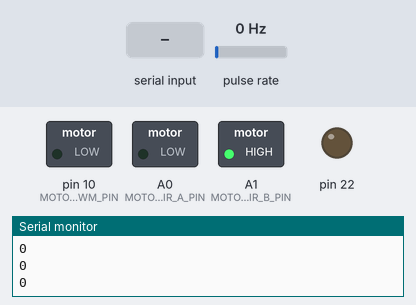
Recording of a sketch running on a simulated Arduino Uno, built with avr-gcc and run on an emulated ATmega328P. Shown: switched loads named in the sketch (green lamp = pin HIGH), output pins drawn as LEDs (lit = HIGH), the last lines printed to the serial monitor. Wiring (inferred from the names in the program): pulse sensor: data pin 3. The test bench sets the inputs (shaded band); at power-on: pulse rate 0 Hz. Pins used as bus, display or sensor lines are not drawn.

Above: at 1.2 s.
1.3 s: "90,45\n" received over Serial
At 2.5 s:
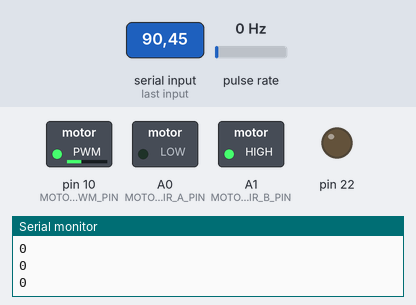
2.8 s: "30,150\n" received over Serial
At 3.6 s:
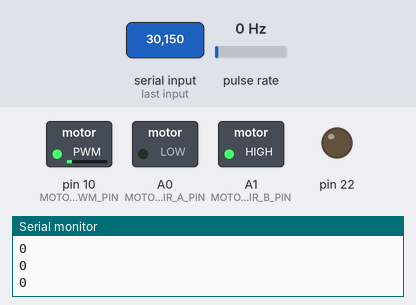
4.3 s: "200\n" received over Serial
At 4.7 s:
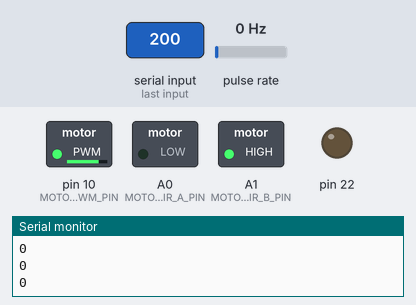
5.8 s: "90\n" received over Serial
At 7.2 s:
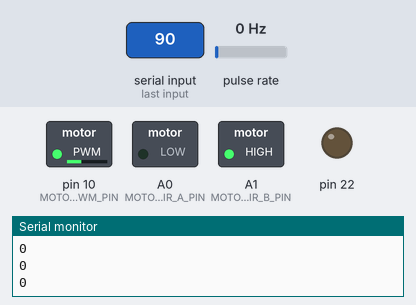
Timing chart, 0 to 12.3 s (numbered marks = the images above; inputs shaded):
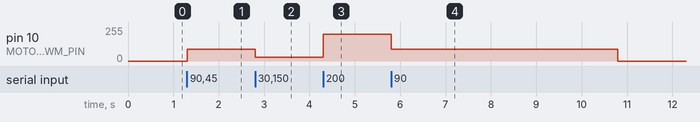

Measured:
- after the input at 1.3 s, pin 10 (MOTOR_PWM_PIN): 0/255 → 90/255 at once
- after the input at 2.8 s, pin 10 (MOTOR_PWM_PIN): 90/255 → 30/255 at once
- after the input at 4.3 s, pin 10 (MOTOR_PWM_PIN): 30/255 → 200/255 at once
- after the input at 5.8 s, pin 10 (MOTOR_PWM_PIN): 200/255 → 90/255 at once, → 0/255 5.0 s later

The sketch:

GpioExtender.ino
```cpp
#include "motor.h"
#include "pins.h"

void setup()
{
	Serial.begin(115200);

	pinMode(VCC_PIN, OUTPUT);
	digitalWrite(VCC_PIN, HIGH);
	pinMode(GND_PIN, OUTPUT);
	digitalWrite(GND_PIN, LOW);

	Motor.Init();
}

unsigned long lastTxTime = 0;
unsigned long lastRxTime = 0;
int pwm = 0;

#define BUFFERSIZE 32

static void pollSerial(void)
{
	static char buffer[BUFFERSIZE];
	static char index = 0;

	while (Serial.available())
	{
		char data = Serial.read();
		if ((data == '\n') || (data == '\r'))
		{
			char next = Serial.peek();
			if ((next == '\n') || (next == '\r'))
			{
				Serial.read();
			}
			pwm = atoi(buffer);
			if ((pwm < -255) || (pwm > 255))
			{
				pwm = 0;
			}
			buffer[0] = '\0';
			index = 0;
			lastRxTime = millis();
		}
		else if (isprint(data))
		{
			if (index < BUFFERSIZE)
			{
				buffer[index++] = data;
				buffer[index] = '\0';
			}
		}
	}
}
void loop()
{
	static int lastRpm = -1, cntr = 0;
	pollSerial();

	if ((millis() - lastRxTime) > 5000)
	{
		Motor.Update(0);
	}
	else
	{
		Motor.Update(pwm);
	}
	if ((millis() - lastTxTime) > 10)
	{
		int rpm = Motor.GetRpm();
		if ((rpm != lastRpm) || (cntr >= 50))
		{
			Serial.println(rpm);
			lastRpm = rpm;
			cntr = 0;
		}
		cntr++;
		lastTxTime = millis();
	}
}
```

motor.cpp
```cpp
#include "motor.h"
#include "pins.h"
_Motor Motor;

#define ALPHA 0.10

// Direct PWM change variables
#define PWM10  OCR1B

// Frequency modes for TIMER4
#define PWM187k 1   // 187500 Hz
#define PWM94k  2   //  93750 Hz
#define PWM47k  3   //  46875 Hz
#define PWM23k  4   //  23437 Hz
#define PWM12k  5   //  11719 Hz
#define PWM6k   6   //   5859 Hz
#define PWM3k   7   //   2930 Hz

// Configure the PWM clock
// The argument is one of the 5 previously defined modes
void pwm91011configure(int mode)
{
	// TCCR1A configuration
	//  00 : Channel A disabled D9
	//  00 : Channel B disabled D10
	//  00 : Channel C disabled D11
	//  01 : Fast PWM 8 bit
	TCCR1A = 1;

	// TCCR1B configuration
	// Clock mode and Fast PWM 8 bit
	TCCR1B = mode | 0x08;

	// TCCR1C configuration
	TCCR1C = 0;
}

// Set PWM to D10
// Argument is PWM between 0 and 255
void pwmSet10(int value)
{
	OCR1B = value;   // Set PWM value
	DDRB |= 1 << 6;    // Set Output Mode B6
	TCCR1A |= 0x20;  // Set PWM value
}

void _Motor::Init()
{
	digitalWrite(MOTOR_DIR_A_PIN, HIGH);
	pinMode(MOTOR_DIR_A_PIN, OUTPUT);
	digitalWrite(MOTOR_DIR_B_PIN, HIGH);
	pinMode(MOTOR_DIR_B_PIN, OUTPUT);
	pinMode(MOTOR_PWM_PIN, OUTPUT);

	pwm91011configure(PWM23k);
	pwmSet10(0);


	pinMode(ENCODER_IRQ_PIN, INPUT);
	pinMode(ENCODER_DIRECTION_PIN, INPUT);
	digitalWrite(ENCODER_IRQ_PIN, HIGH);
	digitalWrite(ENCODER_DIRECTION_PIN, HIGH);
	attachInterrupt(digitalPinToInterrupt(ENCODER_IRQ_PIN), EncoderTick, FALLING);

	Tick = 0;
	lastSetpoint = -1;
	lastTick = 0;
	lastMicros = 0;
	rpm = 0;
}

void _Motor::Update(const int setpoint)
{
	if (setpoint != lastSetpoint)
	{
		if (setpoint < 0)
		{
			digitalWrite(MOTOR_DIR_A_PIN, HIGH);
		}
		else
		{
			digitalWrite(MOTOR_DIR_A_PIN, LOW);
		}

		if (setpoint < 0)
		{
			digitalWrite(MOTOR_DIR_B_PIN, LOW);
		}
		else
		{
			digitalWrite(MOTOR_DIR_B_PIN, HIGH);
		}

		PWM10 = abs(setpoint);
		lastSetpoint = setpoint;
	}
}

int _Motor::GetRpm()
{
	long tick = 0;
	noInterrupts();
	tick = Motor.Tick;
	interrupts();

	float rev = (tick - lastTick) / 480.0;
	float interval = ((micros() - lastMicros) / 1000000.0);
	float unfiltered = (rev / interval) * 60;
	lastTick = tick;
	lastMicros = micros();
	rpm = (unfiltered * ALPHA) + (float)(rpm * (1 - ALPHA));
	return rpm;
}

void _Motor::EncoderTick()
{
	if (PIND & 0x02) // Pin D1 - ENCODER_DIRECTION_PIN
	{
		Motor.Tick++;
	}
	else
	{
		Motor.Tick--;
	}
}
```

motor.h
```cpp
#pragma once
#include "Arduino.h"

class _Motor
{
public:
	void Init();
	void Update(int setpoint);
	int GetRpm();

private:
	static void EncoderTick();
	//void SetPwmFrequency(int pin, int divisor);
	int lastSetpoint;
	long lastTick;
	unsigned long lastMicros;
	int rpm;
	volatile long Tick;
};
extern _Motor Motor;
```

pins.h
```cpp
#pragma once

enum BoardPins
{
	VCC_PIN = A2,
	GND_PIN = 9,
	ENCODER_IRQ_PIN = 3, // SCL
	ENCODER_DIRECTION_PIN = 2, // SDA
	MOTOR_PWM_PIN = 10,
	MOTOR_DIR_A_PIN = A0,
	MOTOR_DIR_B_PIN = A1
};
```
